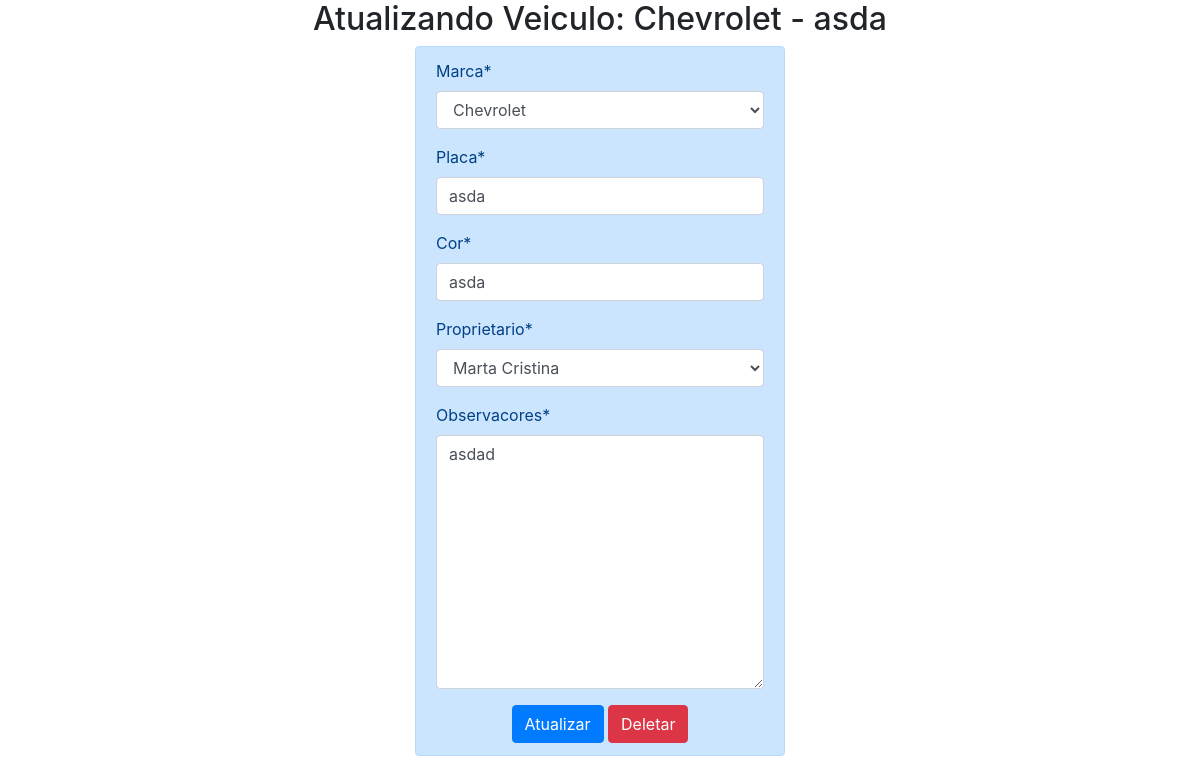
The app's page /sistema/veiculos-update/6 (signed in) with its own data.
### core/models.py (models this page shows)
class Veiculo(models.Model):
    marca = models.ForeignKey(Marca, on_delete=models.CASCADE)
    placa = models.CharField(max_length=7)
    cor = models.CharField(max_length=15)
    proprietario = models.ForeignKey(Pessoa, on_delete=models.CASCADE)
    observacores = models.TextField()
    def __str__(self):
        return self.marca.nome + ' - ' + self.placa

class Marca(models.Model):
    nome = models.CharField(max_length=50)
    def __str__(self):
        return self.nome

### core/views.py (the view)
# urls.py: path('veiculos-update/<int:id>', update_veiculo, name='core_update_veiculos'),
@login_required
def update_veiculo(request, id):
    data = {}
    veiculo = Veiculo.objects.get(id=id)
    form = VeiculoForm(request.POST or None, instance=veiculo)
    data['veiculo'] = veiculo
    data['form'] = form
    if request.method == 'POST':
        if form.is_valid():
            form.save()
            return redirect('core_lista_veiculos')
    else:
        return render(request, 'core/update_veiculo.html', data)

### core/forms.py
class VeiculoForm(ModelForm):
    class Meta:
        model = Veiculo
        fields = '__all__'

### core/models.py (called while the page is built)
    def __str__(self):
        return self.nome

### core/templates/core/update_veiculo.html (shortened to what this page needs)
{% extends "base.html" %}
{% load crispy_forms_tags %}
{% block main %}
    <div class="row">
        <div class="col-sm-12 text-center">
            <h2>Atualizando Veiculo: {{ veiculo }}</h2>
        </div>
    </div>
    <div class="row justify-content-md-center">
        <div class="col-sm-4">
            <form class="alert alert-primary" action="{% url 'core_update_veiculos' veiculo.id %}" method="POST">
                    {{  form|crispy }}
                    <div class="text-center">
                        <button class="btn btn-primary" type="submit">Atualizar</button>
                        <a href="{% url 'core_delete_veiculos' veiculo.id %}" class="btn btn-danger">Deletar</a>
                    </div>
            </form>
        </div>
    </div>
{% endblock main %}

### records on screen
Veiculo: marca+placa "Chevrolet - asda", marca "Chevrolet", placa "asda", cor "asda", proprietario "Marta Cristina", observacores "asdad"
